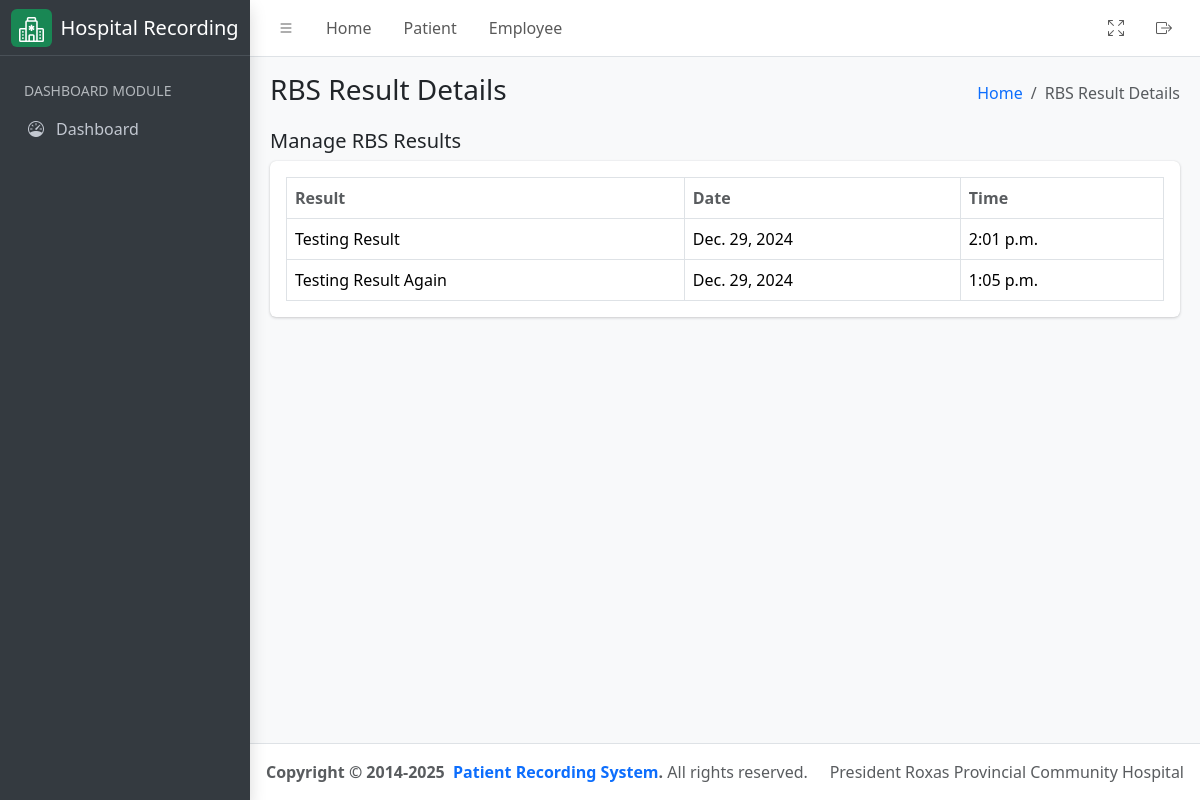
Before: /laboratory/rbs-result/result with the older database file.
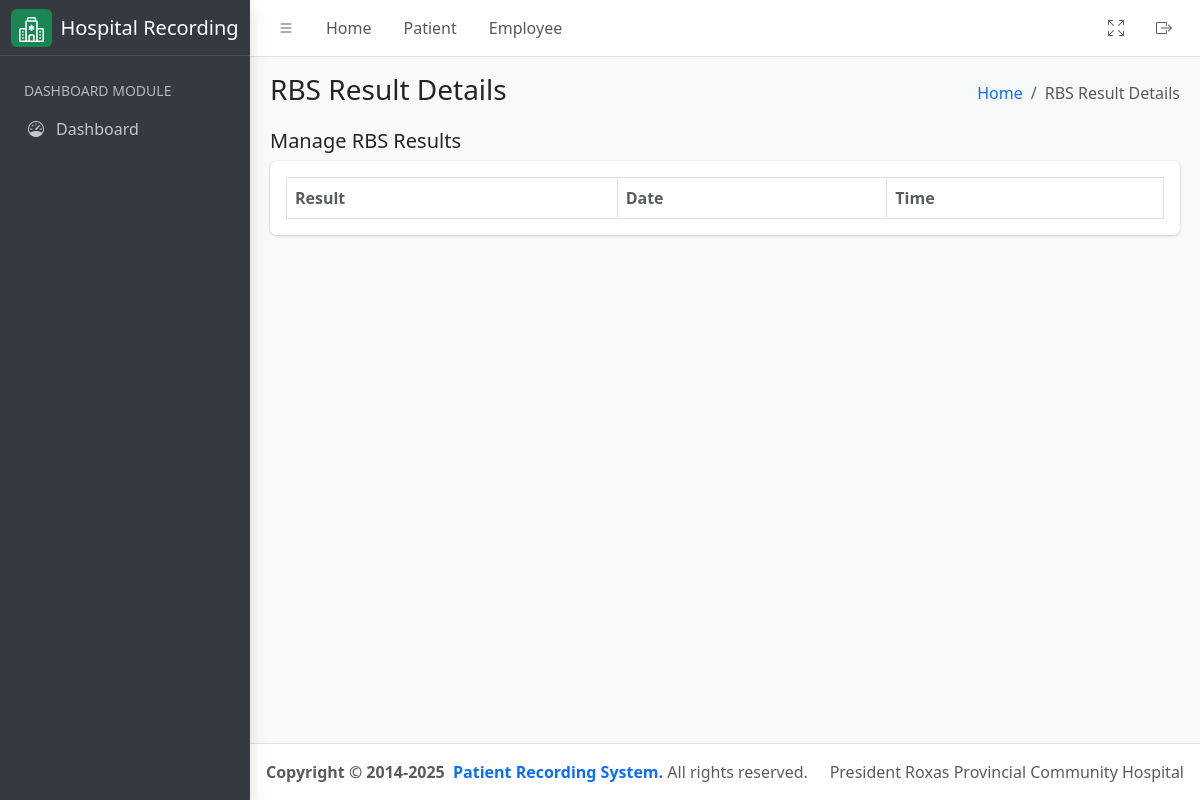
After: the same page with the newer database file.
### hospital_app/models.py (models this page shows, shortened)
class RBSResult(models.Model):
    result = models.CharField(max_length=255)
    date = models.DateField(auto_now_add=False)
    time = models.TimeField(auto_now_add=False)
    class Meta:
        ordering = ("date",)

### hospital_app/views.py (the view)
# urls.py: path('laboratory/rbs-result/result', PatientRBSView.as_view(), name="rbs__result_list"),
class PatientRBSView(ListView):
    template_name = "rbs_results.html"
    queryset = RBSResult.objects.all()
    context_object_name = "results"
    def get_context_data(self, **kwargs):
        context = super().get_context_data(**kwargs)
        context["detail_header"] = "RBS Result Details List"
        context["humberger_header"] = "RBS Result Details"
        return context

### hospital_app/templatetags/group.py (called while the page is built)
@register.filter
def has_group(user, group_name):
    return user.groups.filter(name=group_name).exists()

### hospital_app/templates/rbs_results.html (shortened to what this page needs)
{% extends './includes/base.html' %}
{% load group %}
{% block content %}
<div class="container-fluid">
    <div class="row">
        <div class="col-md-12">
            <div class="d-flex justify-content-between align-items-center">
                <h5>Manage RBS Results</h5>
            </div>
            <div class="card mb-4">
                <div class="card-body">
                    <table id="datatable" class="table table-bordered table-hover">
                        <thead>
                            <tr>
                                <th class="text-muted">Result</th>
                                <th class="text-muted">Date</th>
                                <th class="text-muted">Time</th>
                            </tr>
                        </thead>
                        <tbody>
                            {% for result in results %}
                            <tr>
                                <td>{{ result.result }}</td>
                                <td>{{ result.date }}</td>
                                <td>{{ result.time }}</td>
                            </tr>
                            {% endfor %}
                        </tbody>
                    </table>
                </div>
            </div>
        </div>
    </div>
</div>
{% endblock %}

Changed rows visible on the page:
removed RBSResult: result "Testing Result", date "Dec. 29, 2024", time "2:01 p.m."
removed RBSResult: result "Testing Result Again", date "Dec. 29, 2024", time "1:05 p.m."
